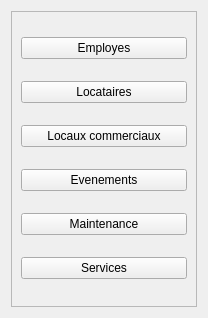
             <widget class="QWidget" name="page">
              <property name="geometry">
               <rect>
                <x>0</x>
                <y>0</y>
                <width>208</width>
                <height>318</height>
               </rect>
              </property>
              <attribute name="icon">
               <iconset>
                <normalon>../../../../equipe slim/Atelier_Connexion/Atelier_Connexion/icons/chevron-down.svg</normalon>
               </iconset>
              </attribute>
              <attribute name="label">
               <string>Menu 1</string>
              </attribute>
              <layout class="QVBoxLayout" name="verticalLayout_8">
               <item>
                <widget class="QFrame" name="frame_10">
                 <property name="frameShape">
                  <enum>QFrame::Shape::StyledPanel</enum>
                 </property>
                 <property name="frameShadow">
                  <enum>QFrame::Shadow::Raised</enum>
                 </property>
                 <layout class="QVBoxLayout" name="verticalLayout_9">
                  <item>
                   <widget class="QPushButton" name="pushButton_10">
                    <property name="styleSheet">
                     <string notr="true">font: 900 italic 10pt &quot;Segoe UI&quot;;</string>
                    </property>
                    <property name="text">
                     <string>Employes</string>
                    </property>
                   </widget>
                  </item>
                  <item>
                   <widget class="QPushButton" name="pushButton_13">
                    <property name="styleSheet">
                     <string notr="true">font: 900 italic 10pt &quot;Segoe UI&quot;;</string>
                    </property>
                    <property name="text">
                     <string>Locataires</string>
                    </property>
                   </widget>
                  </item>
                  <item>
                   <widget class="QPushButton" name="pushButton_11">
                    <property name="styleSheet">
                     <string notr="true">font: 900 italic 9pt &quot;Segoe UI&quot;;</string>
                    </property>
                    <property name="text">
                     <string>Locaux commerciaux</string>
                    </property>
                   </widget>
                  </item>
                  <item>
                   <widget class="QPushButton" name="pushButton_17">
                    <property name="styleSheet">
                     <string notr="true">font: 900 italic 10pt &quot;Segoe UI&quot;;</string>
                    </property>
                    <property name="text">
                     <string>Evenements</string>
                    </property>
                   </widget>
                  </item>
                  <item>
                   <widget class="QPushButton" name="pushButton_12">
                    <property name="styleSheet">
                     <string notr="true">font: 900 italic 10pt &quot;Segoe UI&quot;;</string>
                    </property>
                    <property name="text">
                     <string>Maintenance</string>
                    </property>
                   </widget>
                  </item>
                  <item>
                   <widget class="QPushButton" name="pushButton_16">
                    <property name="styleSheet">
                     <string notr="true">font: 900 italic 10pt &quot;Segoe UI&quot;;</string>
                    </property>
                    <property name="text">
                     <string>Services</string>
                    </property>
                   </widget>
                  </item>
                 </layout>
                </widget>
               </item>
              </layout>
             </widget>
